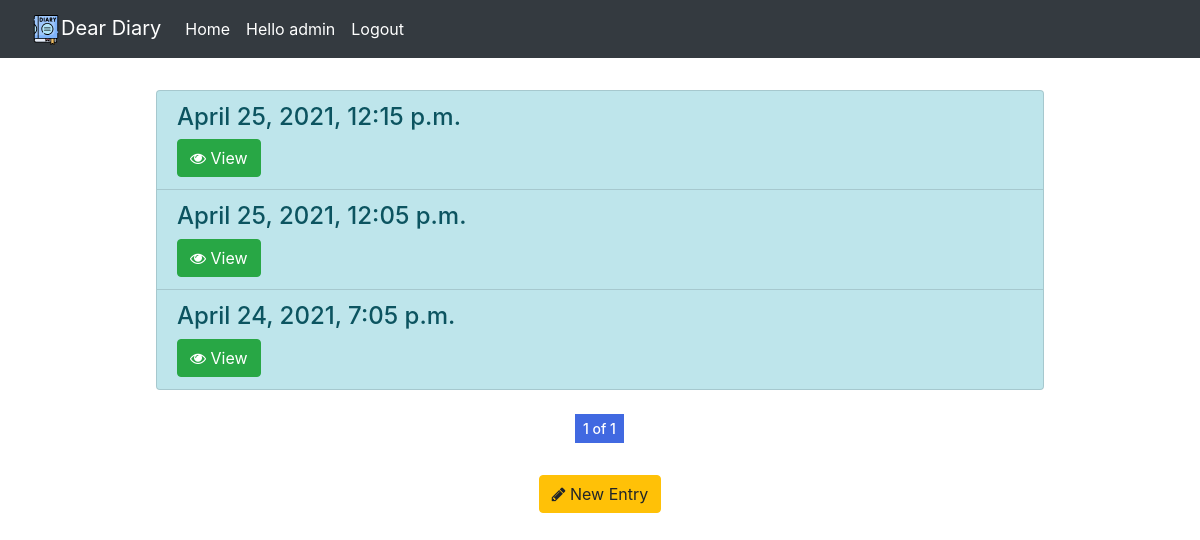
/entries/ (signed in), run on the app's committed database.
### main/models.py (models this page shows)
class Entry(models.Model):
    data = models.TextField()
    date = models.DateTimeField(default=datetime.now())
    user = models.ForeignKey(User, on_delete=models.CASCADE)
    class Meta:
        verbose_name = 'Entry'
        verbose_name_plural = 'Entries'

### main/views.py (the view)
# urls.py: path('entries/', views.entries_view, name="entries"),
@login_required
def entries_view(request):
    entries = Entry.objects.filter(user=request.user).order_by('-date')
    paginator = Paginator(entries, 7)
    page_number = request.GET.get('page')
    page_obj = paginator.get_page(page_number)
    return render(request, 'main/entries.html', {'entries': entries, 'count': len(entries), 'page_obj': page_obj})

### main/templates/main/entries.html (shortened to what this page needs)
{% extends 'main/index.html' %} {% block content %}
<div
  class="container"
  style="
    margin-top: 2rem;
    margin-bottom: 2rem;
    display: flex;
    flex-direction: column;
    justify-content: center;
    align-items: center;
  "
>
  <ul class="list-group" style="width: 80%">
    {% if count > 0 %} {% for entry in page_obj %}
    <li class="list-group-item list-group-item-info">
      <p class="h4">{{entry.date}}</p>
      <a class="btn btn-success" href="/entry/{{entry.id}}"><i class="fa fa-eye"></i> View</a>
    </li>
    {% endfor %} {% else %}
    <p class="alert alert-warning">No entries yet!!!</p>
    {% endif %}
  </ul>
  <br />
  <span class="pagination pagination-sm">
    <span
      class="page-link h4"
      style="background-color: royalblue; color: white; border: none"
      >{{page_obj.number}} of {{page_obj.paginator.num_pages}}</span
    >
  </span>
  <br />
  <a class="btn btn-warning" href="/add"><i class="fa fa-pencil"></i> New Entry</a>
</div>
{% endblock %}

### main/templates/main/index.html (shortened to what this page needs)
{% load static %}
<!DOCTYPE html>
<html>
  <head>
    <link
      rel="stylesheet"
      href="https://stackpath.bootstrapcdn.com/bootstrap/4.3.1/css/bootstrap.min.css"
    />
    <link
      rel="stylesheet"
      href="https://maxcdn.bootstrapcdn.com/font-awesome/4.3.0/css/font-awesome.min.css"
    />
  </head>
  <body>
    <nav class="navbar navbar-expand-lg navbar-dark bg-dark">
      <div class="container-fluid">
        <a class="navbar-brand" href="/"
          ><img
            src="{% static 'main/logo.svg' %}"
            class="d-inline-block"
            width="30px"
            height="30px"
          />Dear Diary</a
        >
        <div class="collapse navbar-collapse" id="navbarTogglerDemo02">
          {% if user.is_authenticated %}
          <ul class="navbar-nav me-auto mb-2 mb-lg-0">
            <li class="nav-item">
              <a class="nav-link active" aria-current="page" href="/">Home</a>
            </li>
            <li class="nav-item">
              <a class="nav-link active" href="/entries"
                >Hello {{user.username}}</a
              >
            </li>
            <li class="nav-item">
              <a class="nav-link active" href="/logout">Logout</a>
            </li>
          </ul>
          {% endif %}
        </div>
      </div>
    </nav>
    {% block content %} {% endblock %}
  </body>
</html>

### data on the page
Entry: date "April 25, 2021, 12:15 p.m."
Entry: date "April 25, 2021, 12:05 p.m."
Entry: date "April 24, 2021, 7:05 p.m."

### other printed values
{{ user.username }} "admin"
{{ page_obj.number }} "1"
{{ page_obj.paginator.num_pages }} "1"
